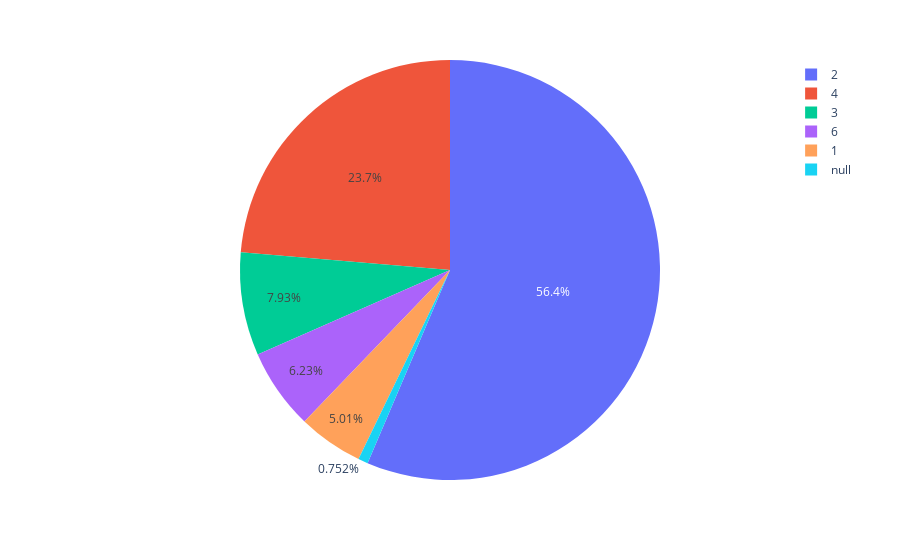

Notebook code cell kept with this figure:
### Code cell
fig = px.pie(df, names = "race")
fig.show()

### Figure 1 — Plotly figure (JSON) as saved in the notebook; plotly's stock layout.template omitted (floating-point values rounded to 4 significant figures; data arrays with more than 128 entries replaced by an {"elided": "..."} marker saying what was removed)
{"data": [{"domain": {"x": [0, 1], "y": [0, 1]}, "hovertemplate": "race=%{label}<extra></extra>", "labels": {"elided": "8378 int values"}, "legendgroup": "", "name": "", "showlegend": true, "type": "pie"}], "layout": {"legend": {"tracegroupgap": 0}, "margin": {"t": 60}}}
